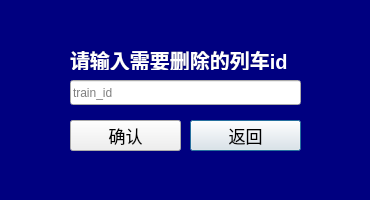
<?xml version="1.0" encoding="UTF-8"?>
<ui version="4.0">
 <class>deleteTrainDialog</class>
 <widget class="QDialog" name="deleteTrainDialog">
  <property name="geometry">
   <rect>
    <x>0</x>
    <y>0</y>
    <width>370</width>
    <height>200</height>
   </rect>
  </property>
  <property name="minimumSize">
   <size>
    <width>370</width>
    <height>200</height>
   </size>
  </property>
  <property name="maximumSize">
   <size>
    <width>370</width>
    <height>200</height>
   </size>
  </property>
  <property name="windowTitle">
   <string>inputDeleteTrainId</string>
  </property>
  <property name="styleSheet">
   <string notr="true">
QLabel {
	font: 9pt &quot;幼圆&quot;;
	font-size:20px;
	font-weight:bold;
	color:black;
}

QPushButton {
	font: 9pt &quot;黑体&quot;;
	font-size:17px;
	color:black;
}
QDialog {
	background-color:navy;
}
QLabel {
	color:white;
}</string>
  </property>
  <widget class="QLabel" name="label">
   <property name="geometry">
    <rect>
     <x>70</x>
     <y>50</y>
     <width>241</width>
     <height>20</height>
    </rect>
   </property>
   <property name="text">
    <string>请输入需要删除的列车id</string>
   </property>
  </widget>
  <widget class="QLineEdit" name="lineEdit">
   <property name="geometry">
    <rect>
     <x>70</x>
     <y>80</y>
     <width>231</width>
     <height>25</height>
    </rect>
   </property>
   <property name="placeholderText">
    <string>train_id</string>
   </property>
  </widget>
  <widget class="QPushButton" name="backButton">
   <property name="geometry">
    <rect>
     <x>190</x>
     <y>120</y>
     <width>111</width>
     <height>31</height>
    </rect>
   </property>
   <property name="text">
    <string>返回</string>
   </property>
  </widget>
  <widget class="QPushButton" name="confirmButton">
   <property name="geometry">
    <rect>
     <x>70</x>
     <y>120</y>
     <width>111</width>
     <height>31</height>
    </rect>
   </property>
   <property name="text">
    <string>确认</string>
   </property>
  </widget>
 </widget>
 <resources/>
 <connections>
  <connection>
   <sender>backButton</sender>
   <signal>clicked()</signal>
   <receiver>deleteTrainDialog</receiver>
   <slot>close()</slot>
   <hints>
    <hint type="sourcelabel">
     <x>270</x>
     <y>229</y>
    </hint>
    <hint type="destinationlabel">
     <x>461</x>
     <y>229</y>
    </hint>
   </hints>
  </connection>
 </connections>
</ui>
